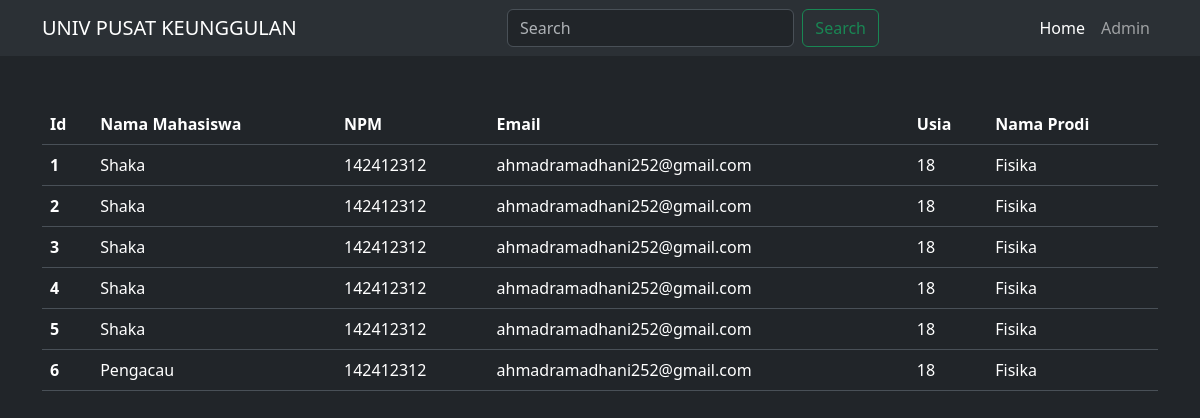
Before: / with the older database file.
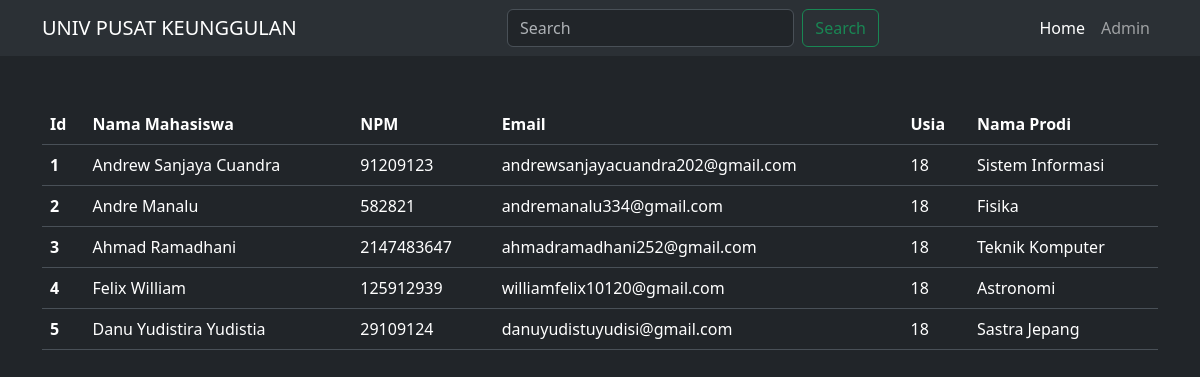
After: the same page with the newer database file.
### tables this page shows
CREATE TABLE `mahasiswa` (
  `id_mhs` int(11) NOT NULL,
  `nama_mhs` varchar(255) DEFAULT NULL,
  `npm` int(25) DEFAULT NULL,
  `email` varchar(255) DEFAULT NULL,
  `usia` int(10) DEFAULT NULL,
  `kode_prodi` varchar(25) DEFAULT NULL
);

### config.php (called while the page is built, shortened)
<?php
$conn = mysqli_connect('localhost','root','','db_universitas');
function query($query){
    global $conn;
    $result = mysqli_query($conn,$query);
    $rows = [];
    while($row = mysqli_fetch_assoc($result)){
        $rows[] = $row;
    }
    return $rows;
}
?>

### index.php (the view, shortened to what this page needs)
<?php
require 'config.php';
$data = query("SELECT * from mahasiswa");
?>
<!doctype html>
<html lang="en">
<head>
    <link href="https://cdn.jsdelivr.net/npm/bootstrap@5.3.2/dist/css/bootstrap.min.css" rel="stylesheet">
</head>
<body data-bs-theme="dark">
<nav class="navbar navbar-expand-lg bg-body-tertiary" data-bs-theme='dark'>
    <div class="container d-flex align-items-center col-12">
        <div class="col-5">
        <a class="navbar-brand" href="#">UNIV PUSAT KEUNGGULAN</a>
        </div>
        <div class="col-4">
        <form class="d-flex" role="search" method="post" action="">
        <input class="form-control me-2" type="search" placeholder="Search" aria-label="Search" name="keyword">
        <button class="btn btn-outline-success" type="submit" name="cari">Search</button>
        </form>
        </div>
        <div class="collapse navbar-collapse col-3" id="navbarNav">
            <ul class="navbar-nav ms-auto">
                <li class="nav-item">
                    <a class="nav-link active" aria-current="page" href="index.php">Home</a>
                </li>
                <li class="nav-item">
                    <a class="nav-link" href="admin.php">Admin</a>
                </li>
            </ul>
        </div>
    </div>
</nav>
<div class="container my-5">
<table class="table table-responsive">
    <thead>
        <tr>
        <th scope="col">Id</th>
        <th scope="col">Nama Mahasiswa</th>
        <th scope="col">NPM</th>
        <th scope="col">Email</th>
        <th scope="col">Usia</th>
        <th scope="col">Nama Prodi</th>
        </tr>
    </thead>
    <tbody>
        <?php
        foreach ($data as $mahasiswa) :
            $nama_prodi = "";
            switch($mahasiswa['kode_prodi']){
                case "P001":
                    $nama_prodi = "Fisika";
                break;
                case "P002":
                    $nama_prodi = "Astronomi";
                break;
                case "P003":
                    $nama_prodi = "Sastra Jepang";
                break;
                case "P004":
                    $nama_prodi = "Teknik Komputer";
                break;
                case "P005":
                    $nama_prodi = "Sistem Informasi";
                break;
            }
        ?>
        <tr>
        <th scope="row"><?= $mahasiswa['id_mhs'] ?></th>
        <td><?= $mahasiswa['nama_mhs'] ?></td>
        <td><?= $mahasiswa['npm'] ?></td>
        <td><?= $mahasiswa['email'] ?></td>
        <td><?= $mahasiswa['usia'] ?></td>
        <td><?= $nama_prodi ?></td>
        </tr>
        <?php
        endforeach;
        ?>
    </tbody>
</table>
</div>
</body>
</html>

Changed rows visible on the page:
removed mahasiswa: id_mhs "6", nama_mhs "Pengacau", npm "142412312", email "ahmadramadhani252@gmail.com", usia "18", kode_prodi "Fisika"
changed mahasiswa id 1: nama_mhs "Shaka" → "Andrew Sanjaya Cuandra"; npm "142412312" → "91209123"; email "ahmadramadhani252@gmail.com" → "andrewsanjayacuandra202@gmail.com"; kode_prodi "Fisika" → "Sistem Informasi"
changed mahasiswa "Fisika": nama_mhs "Shaka" → "Andre Manalu"; npm "142412312" → "582821"; email "ahmadramadhani252@gmail.com" → "andremanalu334@gmail.com"
changed mahasiswa "ahmadramadhani252@gmail.com": nama_mhs "Shaka" → "Ahmad Ramadhani"; npm "142412312" → "2147483647"; kode_prodi "Fisika" → "Teknik Komputer"
changed mahasiswa id 4: nama_mhs "Shaka" → "Felix William"; npm "142412312" → "125912939"; email "ahmadramadhani252@gmail.com" → "williamfelix10120@gmail.com"; kode_prodi "Fisika" → "Astronomi"
changed mahasiswa id 5: nama_mhs "Shaka" → "Danu Yudistira Yudistia"; npm "142412312" → "29109124"; email "ahmadramadhani252@gmail.com" → "danuyudistuyudisi@gmail.com"; kode_prodi "Fisika" → "Sastra Jepang"
